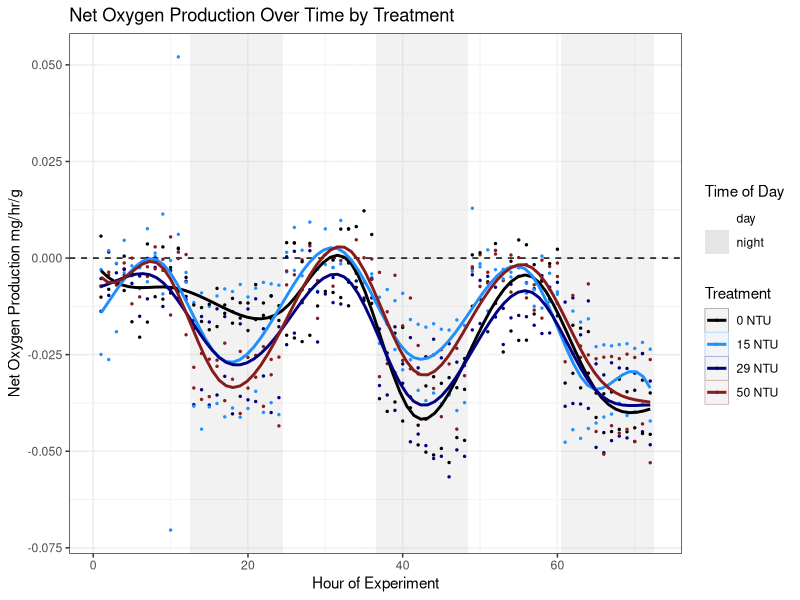

The R source for this figure:
## ---- chunk 1
datos <- read.csv("Trial9NoBG.csv")
## ---- chunk 2
class(datos$Time.of.Day) #It's character
#And let's check to make sure there are only 2 categories
unique(datos$Time.of.Day) #Looks like we have some spacing issues. but that's
#fixable
library(stringr) #The package we neer 
datos$Time.of.Day <- str_trim(datos$Time.of.Day, side = c("both"))
unique(datos$Time.of.Day) #Alright. Now we can subset, no problem
noche <- datos[ which(datos$Time.of.Day == "night"), ]
## ---- chunk 3
library(dplyr) #The package we need to find max by chamber

#Getting our new data
night.max <- noche %>%
  group_by(Chamber) %>%
  summarise(max = max(MO2.no.Background.Correction, na.rm=TRUE))
## ---- chunk 4
colnames(night.max)[2] <- "Max.Dark.MO2"
## ---- chunk 5
night.max$Max.Dark.MO2[night.max$Max.Dark.MO2<0] <- 0
## ---- chunk 6
calc <- merge(datos, night.max, by = "Chamber")
## ---- chunk 7
calc$MO2.from.Dark.Max <- calc$MO2.no.Background.Correction - calc$Max.Dark.MO2
## ---- chunk 8
#We'll need ggplot for graphing and dplyr for knitting
library(ggplot2)
library(dplyr)

#Our plot
ggplot(calc, aes(x= Hour, y= MO2.from.Dark.Max, 
                 color= as.factor(Treatment))) +
  geom_tile(aes(x=Hour, y= 0.015, color = NULL, fill= Time.of.Day), width = 1, height = Inf, alpha = 0.05) +
  #makes tiles that are 1 unit wide and with their fill controlled by time of day. alpha of 0.05 makes them
  #somewhat translucent. Color=Null means no outlines only fill. Inf height means they fill the whole graph.
  scale_fill_manual("Time of Day", values=c("white", "gray90"), 
                    guide = guide_legend(override.aes = list(alpha = 1 )))+
  geom_hline(yintercept = 0, color = "black", linetype = "dashed")+
  #Lets us control what colors the fill are. Also lets us make the legend more intense than the treatment
  #bars
  geom_point(size = 0.5)+
  #makes the points smaller, which is good, because there are a lot of them
  scale_color_manual("Treatment", values = c("black", "#1E90FF", "#000080", "#881B1B"))+
  #Lets us control the point and line color, which is nice
  geom_smooth(method = lm, formula = y ~ splines::bs(x, 11), se = FALSE)+
  #Gives us smooth lines with some accounting for cycles
  #scale_y_continuous(limits = c(-0.1, 0.15))+
  #makes the scale consistent with other graphs
  ylab("Net Oxygen Production mg/hr/g")+
  xlab("Hour of Experiment")+
  ggtitle("Net Oxygen Production Over Time by Treatment")+
  theme_bw()
## ---- chunk 9
write.csv(calc, "Trial9FromNightMaxPosOnly.csv")
